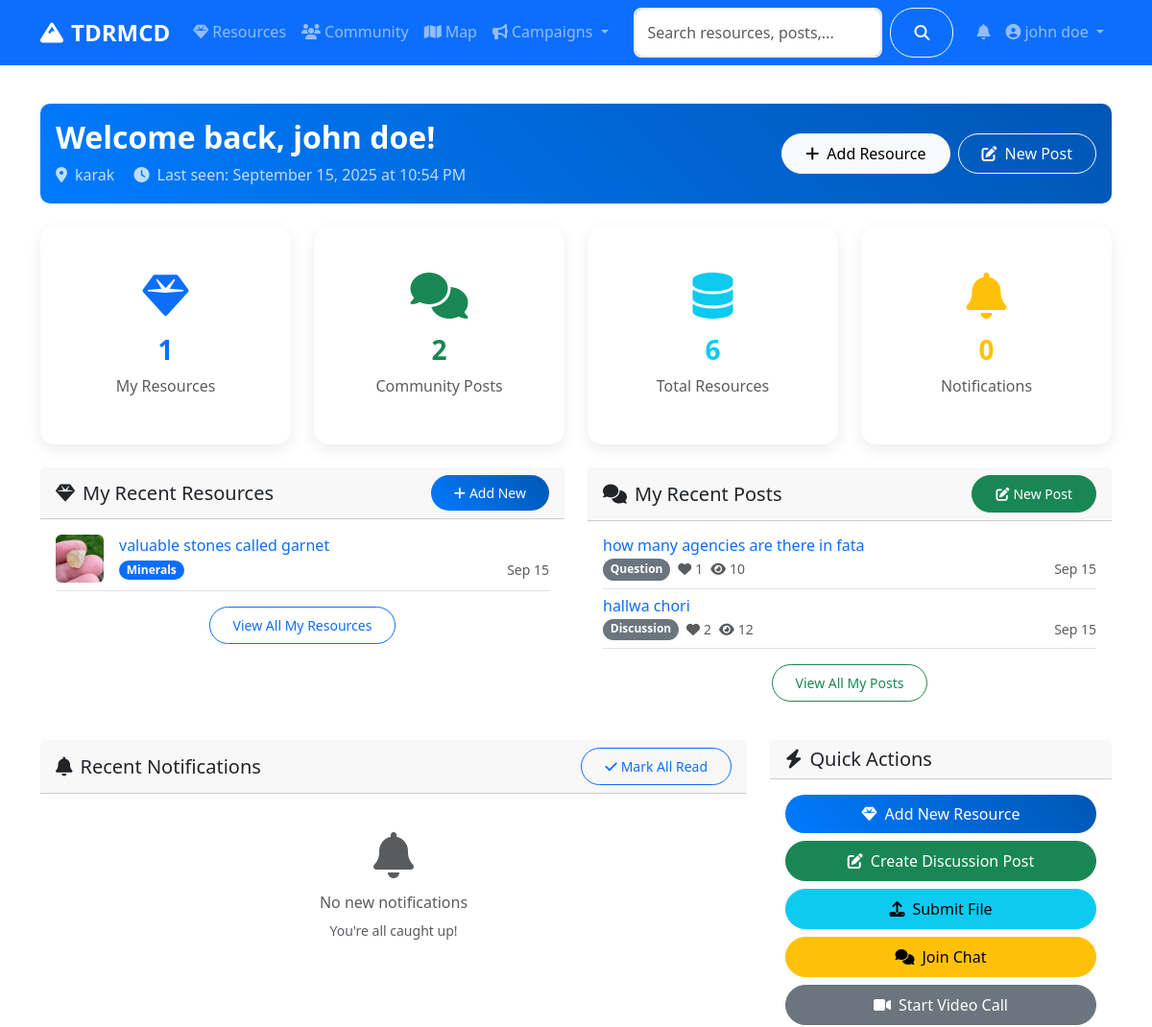
Page /dashboard (signed in, upper part) on the earlier database version.
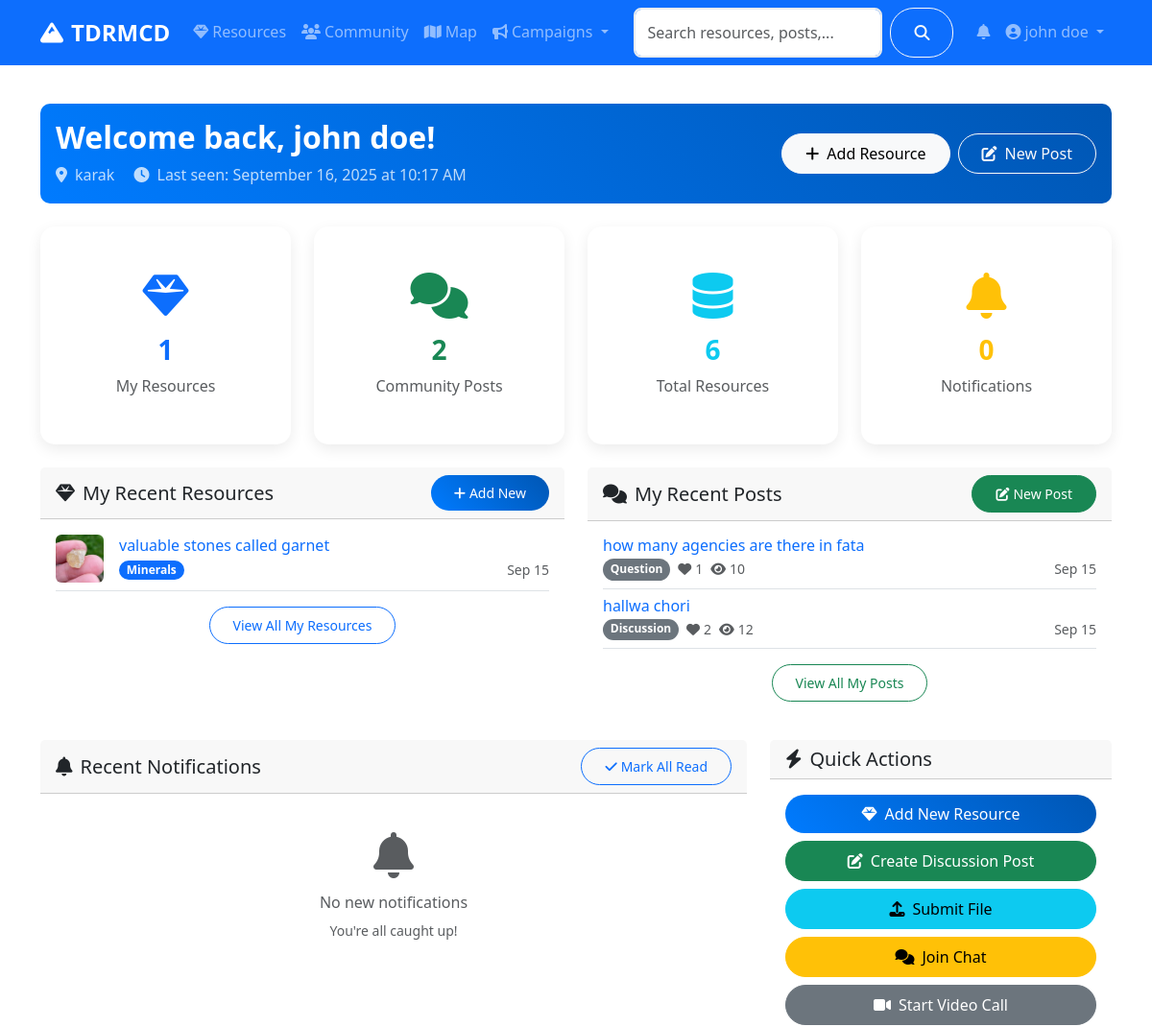
Same page on the later database version.
### models.py (models this page shows, shortened)
class User(UserMixin, db.Model):
    id = db.Column(db.Integer, primary_key=True)
    username = db.Column(db.String(80), unique=True, nullable=False)
    email = db.Column(db.String(120), unique=True, nullable=False)
    password_hash = db.Column(db.String(120), nullable=False)
    first_name = db.Column(db.String(50), nullable=False)
    last_name = db.Column(db.String(50), nullable=False)
    role = db.Column(db.String(20), default='user')  # user, admin, researcher
    location = db.Column(db.String(100))
    bio = db.Column(db.Text)
    avatar = db.Column(db.String(200), default='default.jpg')
    is_active = db.Column(db.Boolean, default=True)
    created_at = db.Column(db.DateTime, default=datetime.utcnow)
    last_seen = db.Column(db.DateTime, default=datetime.utcnow)
    resources = db.relationship('Resource', backref='author', lazy='dynamic')
    posts = db.relationship('CommunityPost', backref='author', lazy='dynamic')
    chat_messages = db.relationship('ChatMessage', backref='sender', lazy='dynamic')
    file_submissions = db.relationship(
        'FileSubmission',
        foreign_keys='FileSubmission.submitter_id',
        backref='submitter',
        lazy='dynamic'
    )
    reviewed_submissions = db.relationship(
        'FileSubmission',
        foreign_keys='FileSubmission.reviewed_by',
        backref='reviewer_user',
        lazy='dynamic'
    )
    notifications = db.relationship('Notification', backref='user', lazy='dynamic')
    def get_full_name(self):
        return f"{self.first_name} {self.last_name}"
    def is_admin(self):
        return self.role == 'admin'

### routes/main.py (the view)
@main_bp.route('/dashboard')
@login_required
def dashboard():
    from datetime import datetime
    current_user.last_seen = datetime.utcnow()
    db.session.commit()
    user_resources = current_user.resources.limit(5).all()
    user_posts = current_user.posts.limit(5).all()
    notifications = current_user.notifications.filter_by(is_read=False).limit(10).all()
    stats = {
        'total_resources': Resource.query.filter_by(status='active').count(),
        'user_resources': current_user.resources.count(),
        'user_posts': current_user.posts.count(),
        'unread_notifications': current_user.notifications.filter_by(is_read=False).count()
    }
    from datetime import timedelta
    is_new_user = current_user.created_at > datetime.utcnow() - timedelta(hours=24)
    is_long_absence = current_user.last_seen < datetime.utcnow() - timedelta(days=7)
    return render_template('main/dashboard.html',
                         user_resources=user_resources,
                         user_posts=user_posts,
                         notifications=notifications,
                         stats=stats,
                         is_new_user=is_new_user,
                         is_long_absence=is_long_absence)

### app.py (called while the page is built)
@login_manager.user_loader
def load_user(user_id):
    return User.query.get(int(user_id))

### templates/main/dashboard.html (shortened to what the changed rows need)
{% extends "base.html" %}
{% block content %}
<div class="container py-4">
    <div class="row">
        <div class="col-12 mb-4">
            <div class="card bg-gradient-primary text-white">
                <div class="card-body">
                    <div class="row align-items-center">
                        <div class="col-md-8">
                            {% if is_new_user %}
                                <h2 class="fw-bold mb-2">Welcome to TDRMCD, {{ current_user.get_full_name() }}! 🎉</h2>
                                <p class="mb-0 opacity-75">
                                    <i class="fas fa-star me-2"></i>Thanks for joining our community! Let's get started.
                                    {% if current_user.location %}
                                        <br><i class="fas fa-map-marker-alt me-2"></i>{{ current_user.location }}
                                    {% endif %}
                                </p>
                            {% else %}
                                <h2 class="fw-bold mb-2">Welcome back, {{ current_user.get_full_name() }}!</h2>
                                <p class="mb-0 opacity-75">
                                    {% if current_user.location %}
                                        <i class="fas fa-map-marker-alt me-2"></i>{{ current_user.location }}
                                    {% endif %}
                                    <span class="ms-3">
                                        <i class="fas fa-clock me-2"></i>Last seen: {{ current_user.last_seen.strftime('%B %d, %Y at %I:%M %p') }}
                                    </span>
                                </p>
                            {% endif %}
                        </div>
                    </div>
                </div>
            </div>
        </div>
    </div>
</div>
{% endblock %}

### templates/base.html (shortened to what this page needs)
<!DOCTYPE html>
<html lang="en">
<head>
    <link href="https://cdn.jsdelivr.net/npm/bootstrap@5.3.0/dist/css/bootstrap.min.css" rel="stylesheet">
    <link rel="stylesheet" href="https://cdnjs.cloudflare.com/ajax/libs/font-awesome/6.4.0/css/all.min.css">
    <link rel="stylesheet" href="https://unpkg.com/leaflet@1.9.4/dist/leaflet.css">
    <link rel="stylesheet" href="{{ url_for('static', filename='css/style.css') }}">
</head>
<body>
    <nav class="navbar navbar-expand-lg navbar-dark bg-primary sticky-top">
        <div class="container">
            <a class="navbar-brand fw-bold" href="{{ url_for('main.index') }}">
                <i class="fas fa-mountain me-2"></i>TDRMCD
            </a>
            <div class="collapse navbar-collapse" id="navbarNav">
                <ul class="navbar-nav me-auto">
                    <li class="nav-item">
                        <a class="nav-link" href="{{ url_for('resources.index') }}">
                            <i class="fas fa-gem me-1"></i>Resources
                        </a>
                    </li>
                    <li class="nav-item">
                        <a class="nav-link" href="{{ url_for('community.index') }}">
                            <i class="fas fa-users me-1"></i>Community
                        </a>
                    </li>
                    <li class="nav-item">
                        <a class="nav-link" href="{{ url_for('main.map_view') }}">
                            <i class="fas fa-map me-1"></i>Map
                        </a>
                    </li>
                    <li class="nav-item dropdown">
                        <a class="nav-link dropdown-toggle" href="#" role="button" data-bs-toggle="dropdown">
                            <i class="fas fa-bullhorn me-1"></i>Campaigns
                        </a>
                    </li>
                </ul>
                <form class="d-flex me-3 search-form no-loading" action="{{ url_for('main.search') }}" method="GET" onsubmit="return TDRMCD.validateSearch(event);">
                    <input class="form-control me-2" type="search" name="q" id="navbar-search" placeholder="Search resources, posts, users..." value="{{ request.args.get('q', '') }}">
                    <button class="btn btn-outline-light" type="submit">
                        <i class="fas fa-search"></i>
                    </button>
                </form>
                <ul class="navbar-nav">
                    {% if current_user.is_authenticated %}
                        <li class="nav-item dropdown">
                            <a class="nav-link" href="#" role="button" data-bs-toggle="dropdown" aria-expanded="false">
                                <span class="position-relative">
                                    <i class="fas fa-bell"></i>
                                </span>
                            </a>
                        </li>
                        <li class="nav-item dropdown">
                            <a class="nav-link dropdown-toggle" href="#" role="button" data-bs-toggle="dropdown">
                                <i class="fas fa-user-circle me-1"></i>{{ current_user.get_full_name() }}
                            </a>
                        </li>
                    {% endif %}
                </ul>
            </div>
        </div>
    </nav>
    <main>
        {% block content %}{% endblock %}
    </main>
</body>
</html>

Differences in the rows shown:
changed User "john doe": last_seen "September 15, 2025 at 10:54 PM" → "September 16, 2025 at 10:17 AM"
